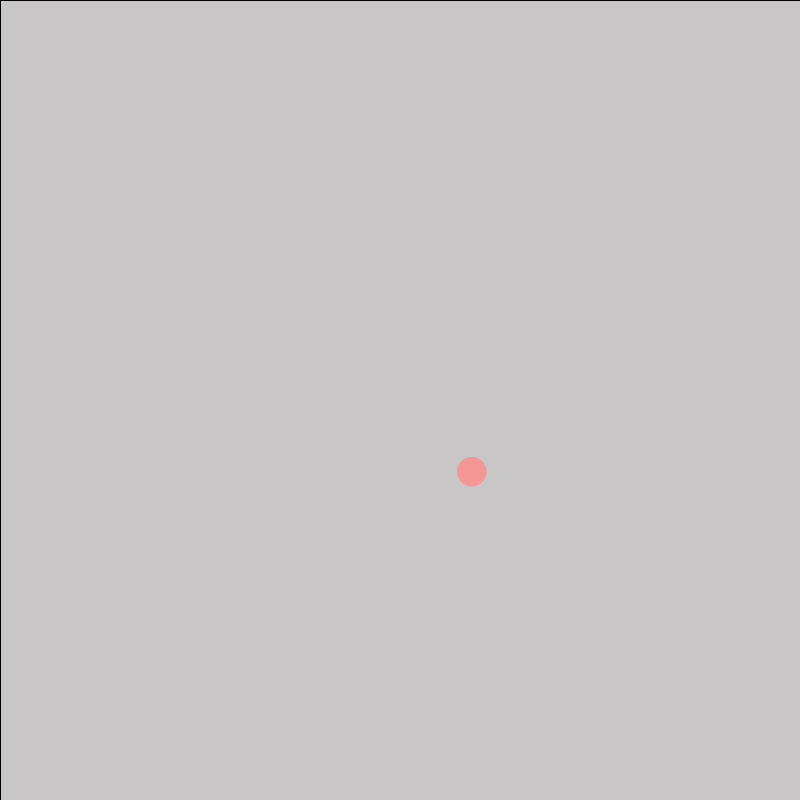
Frame 1 (no input)
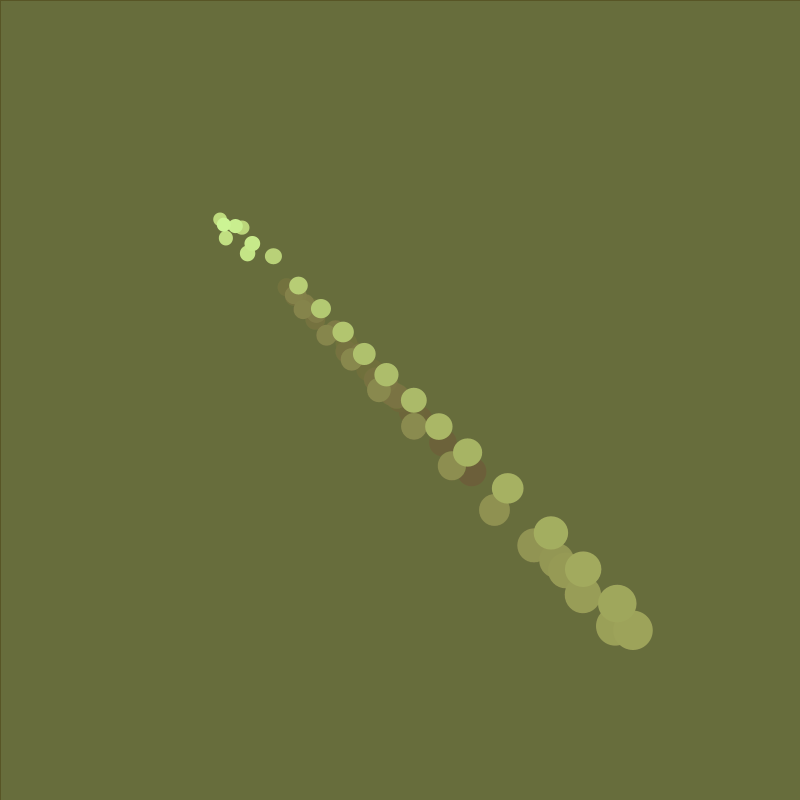
Frame 60 (the mouse pressed at the canvas centre just before this capture)
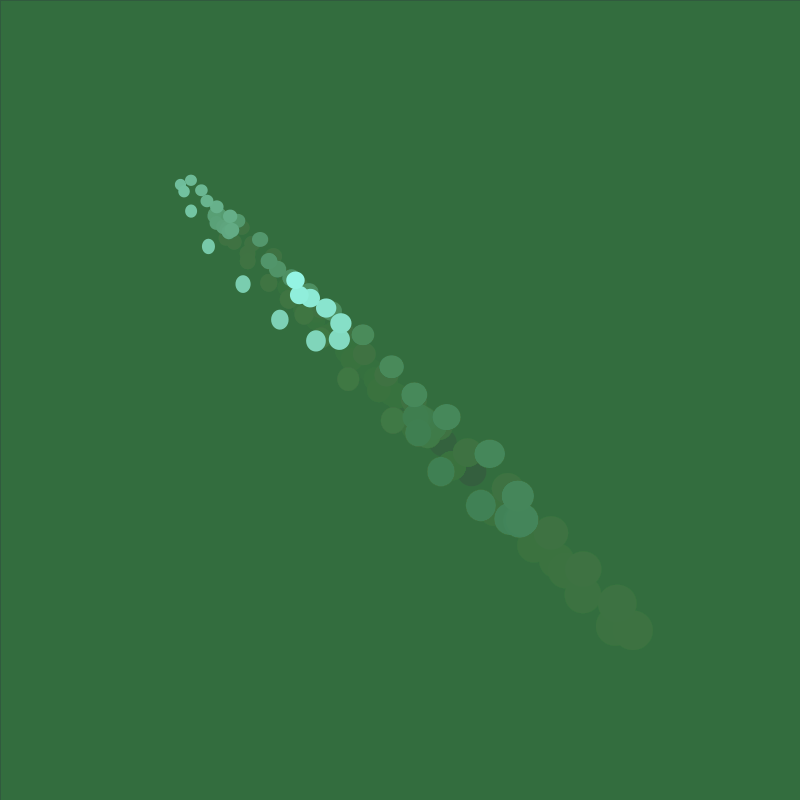
Frame 120 (the mouse held since frame 60 and released just before this capture)

The Processing sketch that drew these frames (run headless with seeded random() and noise(); from frame 60 on, the mouse is pressed at the canvas centre):

// Processing sketch: PerlinNoiseBaisc
// ── PerlinNoiseBaisc.pde
float step;
int t=0;

void setup() {
  size(800,800);
}

void draw() {
  colorMode(HSB);
  t++;
  fill(t%255,t%100+100,100,10);
  rect(0,0,width,height);
  noStroke();
  fill(t%200,100,244);
  step += .05;
  float perliner1 = width*noise(step);
  float perliner2 = width*noise(step*1.01);
  ellipse(perliner1, perliner2, perliner1*50/width, perliner2*50/width);

}
